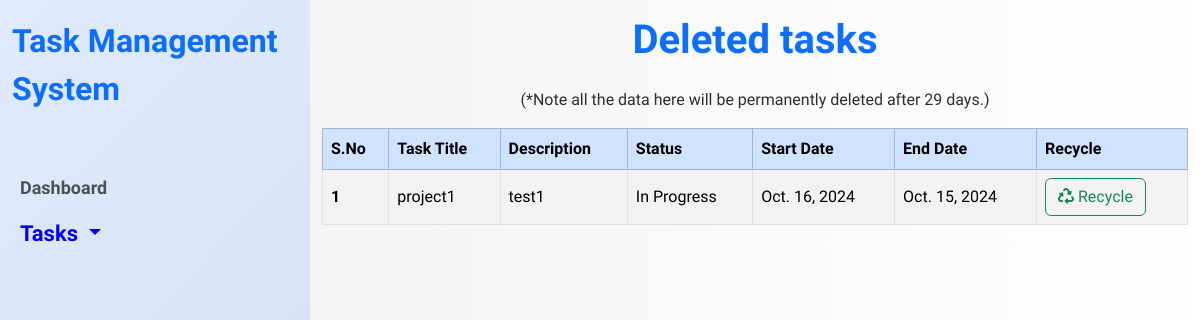
Screenshot of /tasks/trash (signed in) with the database file from the repository.
### task_app/models.py (models this page shows, shortened)
class Create_task(models.Model):
    STATUS_CHOICES = [
        ('Not Started', 'Not Started'),
        ('In Progress', 'In Progress'),
        ('Completed', 'Completed'),
        ('On Hold', 'On Hold'),
    ]
    user=models.ForeignKey(User,on_delete=models.CASCADE,null=True)
    title=models.CharField(max_length=255)
    description=models.TextField()
    status=models.CharField(max_length=50,choices=STATUS_CHOICES,default='Not Started')
    start_date = models.DateField(null=True, blank=True)
    end_date = models.DateField(null=True, blank=True)
    is_completed=models.BooleanField(default=False)
    is_deleted=models.BooleanField(default=False)
    clear_datetime = models.TimeField(auto_now_add=True,null=True)

### task_app/views.py (the view)
# urls.py: path('tasks/trash',trash,name='trash'),
def trash(request):
    removed=Create_task.objects.filter(is_deleted=True,user=request.user)
    return render (request,'myhtml/recycle.html',{'data':removed})

### task_app/templates/myhtml/recycle.html (shortened to what this page needs)
{% extends "base.html" %}
{% load static %}
{% block content %}
  <h1 class="text-center mt-3">Deleted tasks</h1>
  <div class="container mt-4">
    <p class="mb-0 text-secondary-emphasis text-center">(*Note all the data here will be permanently deleted after 29 days.)</p>
    <div class="table-responsive">
      <table class="table table-striped table-hover table-bordered align-middle mt-3">
        <thead class="table-primary">
          <tr>
            <th scope="col">S.No</th>
            <th scope="col">Task Title</th>
            <th scope="col">Description</th>
            <th scope="col">Status</th>
            <th scope="col">Start Date</th>
            <th scope="col">End Date</th>
            <th scope="col">Recycle</th>
          </tr>
        </thead>
        <tbody>
          {% if data %}
          {% for i in data %}
          <tr>
            <th scope="row">{{forloop.counter}}</th>
            <td>{{i.title}}</td>
            <td class="truncate-text">{{i.description}}</td>
            <td>{{i.status}}</td>
            <td>{{i.start_date}}</td>
            <td>{{i.end_date}}</td>
            <td>
            <button class="btn btn-outline-success" data-bs-toggle="modal" data-bs-target="#modals-{{d.id}}"  data-bs-title="Mark as Complete" data-bs-placement="top">
              <i class="fa-solid fa-recycle"></i> Recycle
            </button>
            </td>
          </tr>
          {% endfor %}
          {% else %}
          <tr>
            <td colspan="8" class="text-center bg-secondary text-white">No tasks available.</td>
          </tr>
          {% endif %}
        </tbody>
      </table>
      </div>
  </div>
{% endblock content %}

### task_app/static/css/style.css (style rules this page uses)
:root { --sidebar-width: 310px; --font-base: "Bai Jamjuree"; }
body { background: linear-gradient(to right, #f0f0f0, #ffffff); font-family: var(--font-base), sans-serif; }
h1, h2, h3, h4, h5, h6 { color: #0d6efd; font-weight: 700; }
.truncate-text { max-width: 100px; white-space: nowrap; overflow: hidden; text-overflow: ellipsis; }

### rows the page displays
Create_task: title "project1", description "test1", status "In Progress", start_date "Oct. 16, 2024", end_date "Oct. 15, 2024"
